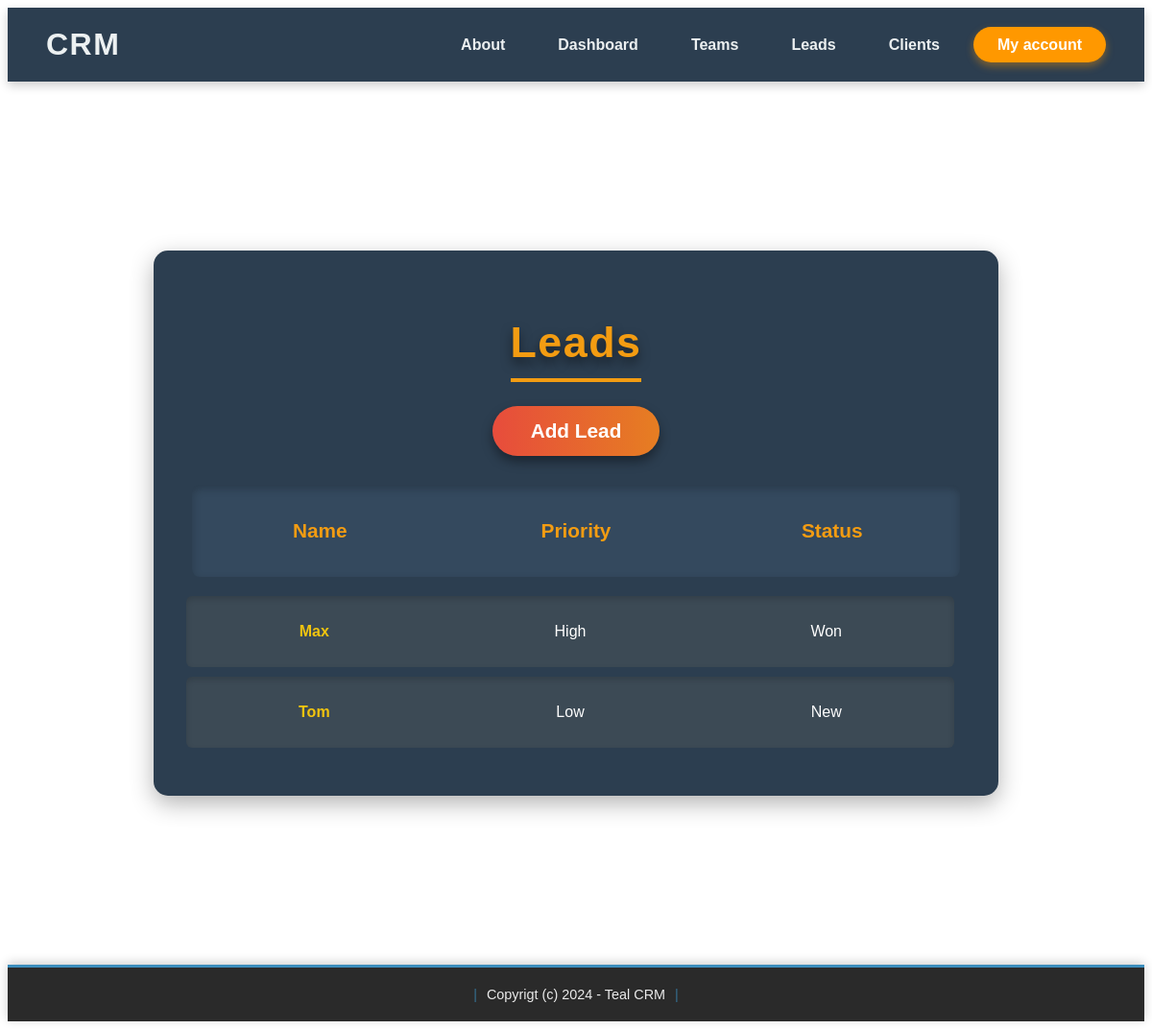
The page /leads_list/ (signed in) on the database its author committed.
### catalog/models.py (models this page shows, shortened)
class Lead(models.Model):
    LOW = 'low'
    MEDIUM = 'medium'
    HIGH = 'high'
    CHOICES_PRIORITY = (
        (LOW, 'Low'),
        (MEDIUM, 'Medium'),
        (HIGH, 'High'),
    )
    NEW = 'new'
    CONTACTED = 'contacted'
    WON = 'won'
    LOST = 'lost'
    CHOICES_STATUS = (
        (NEW, 'New'),
        (CONTACTED, 'Contacted'),
        (WON, 'Won'),
        (LOST, 'Lost'),
    )
    team = models.ForeignKey(Team, related_name='leads', on_delete=models.CASCADE, null=True)
    name = models.CharField(max_length=255)
    email = models.EmailField()
    description = models.TextField(blank=True, null=True)
    priority = models.CharField(max_length=10, choices=CHOICES_PRIORITY, default=MEDIUM)
    status = models.CharField(max_length=10, choices=CHOICES_STATUS, default=NEW)
    converted_to_client = models.BooleanField(default=False)
    created_by = models.ForeignKey(User, related_name='clients', on_delete=models.CASCADE)
    created_at = models.DateTimeField(auto_now_add=True)
    modified_at = models.DateTimeField(auto_now=True)
    class Meta:
        ordering = ('name', )

### catalog/views.py (the view)
# urls.py: path('leads_list/', views.leads_list, name='leads_list'),
@login_required
def leads_list(request):
    leads = Lead.objects.filter(created_by=request.user, converted_to_client=False)
    data = {'leads': leads}
    return render(request, 'lead/leads_list.html', data)

### templates/lead/leads_list.html (shortened to what this page needs)
{% extends 'base.html' %}
{% load static %}
{% block head %}
    <link rel="stylesheet" href="{% static 'base.css' %}">
    <link rel="stylesheet" href="{% static 'leads_list.css' %}">
{% endblock %}
{% block content %}
<div class="page-background">
    <div class="led">
        <h1 class="zag">Leads</h1>
        <a class="das" href="{% url 'addlead' %}">Add Lead</a>
        <div class="flex-header">
            <p class="column-title">Name</p>
            <p class="column-title">Priority</p>
            <p class="column-title">Status</p>
        </div>
        <div class="scroll-container">
            {% for lead in leads %}
                <div class="table-row">
                    <p class="row-text">
                        <a href="{% url 'leads_detail' lead.id %}">{{ lead.name }}</a>
                    </p>
                    <p class="row-text">{{ lead.get_priority_display }}</p>
                    <p class="row-text">{{ lead.get_status_display }}</p>
                </div>
            {% empty %}
                <p>There are no leads in the database yet...</p>
            {% endfor %}
        </div>
    </div>
</div>
{% endblock %}

### catalog/static/leads_list.css (style rules this page uses)
.page-background { background: linear-gradient(to right, #ffffff, #ffffff); padding: 60px 20px; min-height: 100vh; display: flex; justify-content: center; align-items: center; font-family: 'Arial', sans-serif; }
.led { width: 100%; max-width: 800px; padding: 40px; background: #2c3e50; border-radius: 15px; box-shadow: 0 8px 25px rgba(0, 0, 0, 0.3); color: #ecf0f1; text-align: center; transition: transform 0.3s ease, box-shadow 0.3s ease; overflow: hidden; display: flex; flex-direction: column; align-items: center; }
.zag { font-size: 2.8rem; font-weight: bold; color: #f39c12; margin-bottom: 25px; letter-spacing: 1.5px; text-shadow: 0 6px 12px rgba(0, 0, 0, 0.5); border-bottom: 4px solid #f39c12; padding-bottom: 12px; width: fit-content; transition: color 0.3s, border-bottom-color 0.3s; }
.das { font-size: 1.3rem; font-weight: bold; padding: 14px 40px; color: #ffffff; border-radius: 50px; text-decoration: none; display: inline-block; background: linear-gradient(90deg, #e74c3c, #e67e22, #f1c40f, #e67e22, #e74c3c); background-size: 400%; animation: gradient-move 5s ease infinite; margin-bottom: 30px; box-shadow: 0 6px 12px rgba(0, 0, 0, 0.4); transition: transform 0.3s, box-shadow 0.3s; }
.flex-header { display: flex; justify-content: space-evenly; width: 100%; padding: 15px 0; background-color: #34495e; color: #f39c12; font-size: 1.3rem; font-weight: bold; text-align: center; border-radius: 8px; margin-bottom: 20px; box-shadow: inset 0 4px 10px rgba(0, 0, 0, 0.2); }
.column-title { flex: 1; text-align: center; }
.scroll-container { max-height: 450px; overflow-y: auto; width: 100%; padding-right: 12px; }
.table-row { display: flex; justify-content: space-evenly; width: 100%; padding: 12px 0; background-color: #3c4a55; border-radius: 6px; color: #ecf0f1; font-size: 1rem; transition: background 0.3s ease; margin-bottom: 10px; box-shadow: inset 0 3px 6px rgba(0, 0, 0, 0.15); }
.row-text { flex: 1; text-align: center; font-weight: 500; color: #fdfdfd; padding: 0 12px; }
.row-text a { color: #f1c40f; text-decoration: none; font-weight: bold; transition: color 0.3s ease; }

### rows shown on the page
Lead: name "Max", priority "High", status "Won"
Lead: name "Tom", priority "Low", status "New"
